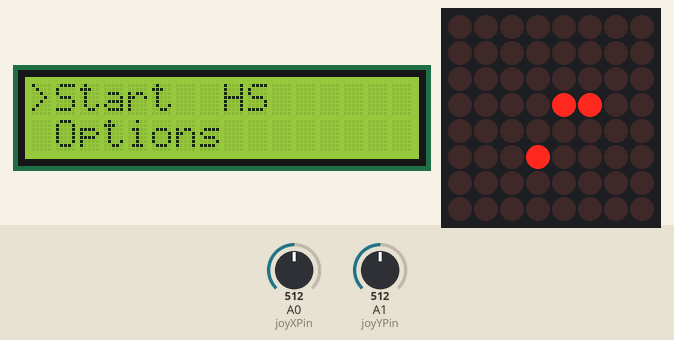
A sketch run on a simulated Arduino Uno, built with avr-gcc and run on an emulated ATmega328P. Shown: 16×2 character LCD, 8×8 LED matrix. The inputs (shaded band) are chosen by the test bench; at power-on: A1 (joyYPin) = 512, A0 (joyXPin) = 512. Random numbers use the default seed unless the sketch sets one.

Above: at 1.2 s.
1.3 s: A1 (joyYPin) set to 684
4.3 s: A1 (joyYPin) set to 710
At 4.8 s:
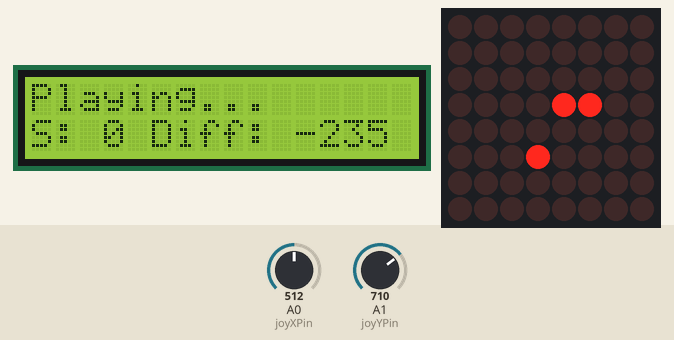
5.8 s: A0 (joyXPin) set to 710
At 9.2 s:
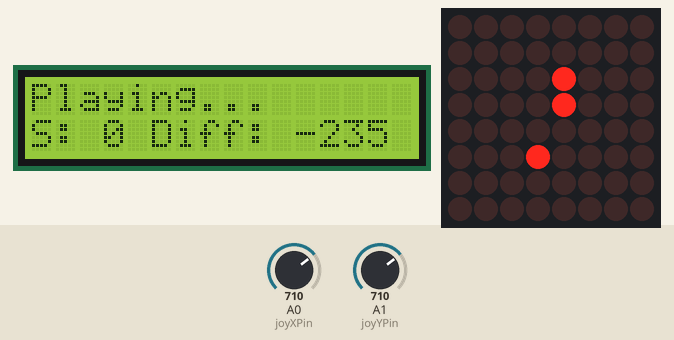
11.8 s: A0 (joyXPin) set to 691
14.2 s: A0 (joyXPin) set to 664
At 17.1 s:
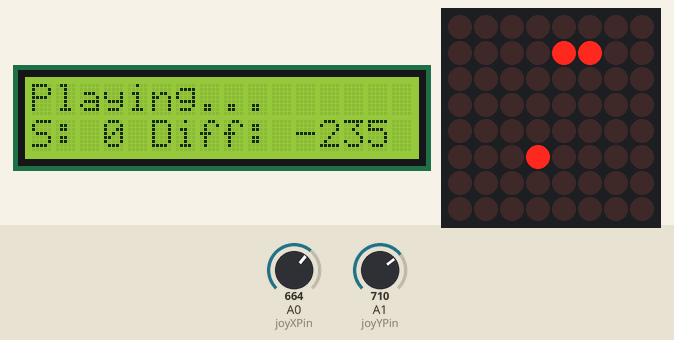
17.2 s: A0 (joyXPin) set to 716
At 21.9 s:
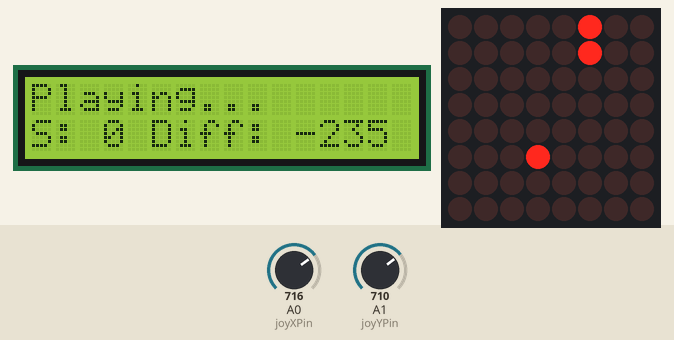
Timing chart, 0 to 23.4 s (numbered marks = the images above; inputs shaded):
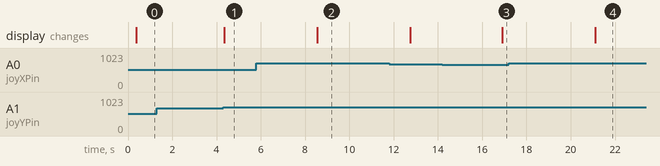

The sketch:

snake_game.ino
```cpp
#include <LedControl.h>

#include <LiquidCrystal.h>

#include <EEPROM.h>
//lcd pins


const int rsPin = 7;
const int ePin = 6;
const int d4Pin = 5;
const int d5Pin = 4;
const int d6Pin = 3;
const int d7Pin = 2;

//lcd init

LiquidCrystal lcd(rsPin, ePin, d4Pin, d5Pin, d6Pin, d7Pin);

/* Joystick PINs */
const int joyXPin = A0;
const int joyYPin = A1;
const int joySwitch   = 9;

bool joyMovedX = false;
bool joyMovedY = false;
int minThreshold = 300;
int maxThreshold = 700;

/* Display PINs */
const int clockPin = 11;
const int loadPin = 10;
const int dinPin = 12;

const int size = 8;
int advanceDelay = EEPROM.read(0);


int snake[size*size][2];
int length;
int food[2], v[2];
bool is_game_over = false;
long current_time;
long prev_advance;
int blink_count;
const short messageSpeed = 5;


LedControl lc = LedControl(dinPin, clockPin, loadPin, 1);

void init_game() {
  prev_advance = current_time = 0;
  blink_count = 3;
  int half = size / 2;
  length = size / 3;

  for (int i = 0; i < length; i++) {
      snake[i][0] = half - 1;
      snake[i][1] = half + i;
  }

  food[0] = half + 1;
  food[1] = half - 1;

  v[0] = 0;
  v[1] = -1;
}

void render() {
  for (int i = 0; i < length; i++) {
    lc.setLed(0, snake[i][0], snake[i][1], 1);
  }
  lc.setLed(0, food[0], food[1], 1);
}

void clearScreen() {
  for (int x = 0; x < size; x++) {
    for (int y = 0; y < size; y++) {
      lc.setLed(0, x, y, 0);
    }
  }
}

/**
 * moves the snake forward
 * returns true if the game is over
 */

int score=0;

bool advance() {
  int head[2] = {snake[0][0] + v[0], snake[0][1] + v[1]};

  /*if (head[0] < 0 || head[0] >= size) {

            delay(1000);
    showGameOverMessage();
      return true;
  }
  */
  /*
  if (head[1] < 0 || head[1] >= size) {

            delay(1000);
    showGameOverMessage();
      return true;
  }
  */
  for (int i = 0; i < length; i++) {
      if (snake[i][0] == head[0] && snake[i][1] == head[1]) {
            delay(1000);
        showGameOverMessage();
          return true;
      }
  }

  bool grow = (head[0] == food[0] && head[1] == food[1]);
  if (grow) {
      score++;
      length++;
      randomSeed(current_time);
      food[0] = random(size);
      food[1] = random(size);
  }

  for (int i = length - 1; i >= 0; i--) {
      snake[i + 1][0] = snake[i][0];
      snake[i + 1][1] = snake[i][1];
  }
  if(head[0] < 0){
    snake[0][0]=size-1;
  } else if(head[0] >= size){
    snake[0][0]=0;
  } else { snake[0][0] += v[0]; }
  //snake[0][1] += v[1];
  if(head[1] <0){
    snake[0][1]=size-1;
  } else if(head[1] >= size){
    snake[0][1]=0;
  } else {snake[0][1] +=v[1];}
  return false;
}

int menuState = 1;
int startMenuOption = 1;
//int prevStartMenuOption = 1;

int xValue;
int yValue;

void readJoy(){
   xValue = analogRead(joyXPin);
   if (xValue < minThreshold && joyMovedX == false && menuState==1 ) {
     if(startMenuOption<3){
      startMenuOption++;
    }
    joyMovedX = true;
  }
   if (xValue > maxThreshold && joyMovedX == false && menuState==1 ) {
    if(startMenuOption>1){
      startMenuOption--;
    }

    joyMovedX = true;
  }
  if (xValue >= minThreshold && xValue <= maxThreshold) {
    joyMovedX = false;
  }

  yValue = analogRead(joyYPin);
   if (yValue < minThreshold && joyMovedY == false ) {
     if(menuState>1){
      menuState--;
    }
    joyMovedY = true;
  }
   if (yValue > maxThreshold && joyMovedY == false ) {
    if(menuState<3){
      menuState++;
    }

    joyMovedY = true;
  }
  if (yValue >= minThreshold && yValue <= maxThreshold) {
    joyMovedY = false;
  }
}

bool inGame = false;
String username;
char incomingByte;
bool stringComplete=false;
int temp;
int address = 0;


void showMenu(){
  delay(25);
  if(menuState == 1){

    //if(startMenuOption!=prevStartMenuOption){
    if(menuState==1){
      if(startMenuOption == 1){
        lcd.clear();
        lcd.setCursor(0,0);
        lcd.print(">Start  HS");
        lcd.setCursor(0,1);
        lcd.print(" Options");
      }
        if(startMenuOption == 2){
        lcd.clear();
        lcd.setCursor(0,0);
        lcd.print(" Start >HS");
        lcd.setCursor(0,1);
        lcd.print(" Options");
      }
      if(startMenuOption == 3){
         lcd.clear();
        lcd.setCursor(0,0);
        lcd.print(" Start  HS");
        lcd.setCursor(0,1);
        lcd.print(">Options");
      }
    }
   }
   else if(menuState==2){
      if(startMenuOption == 1){
        lcd.clear();
        lcd.setCursor(0,0);
       // lcd.print("Playing...S:");
        //lcd.print(length-2);
        inGame=true;
      }
      if(startMenuOption == 2){
        lcd.clear();
        lcd.setCursor(0,0);
        lcd.print("Highscore: lol");
        lcd.setCursor(0,1);
        lcd.print("Username: ");
        lcd.print(username);
      }
      if(startMenuOption == 3){
        lcd.clear();
        lcd.setCursor(0,0);
        lcd.print("Difficulty: ");
        lcd.setCursor(0,1);
        lcd.print(20-advanceDelay);
      }
   } else if(menuState==3){
     if(startMenuOption == 1){
      menuState--;
     }
     if(startMenuOption == 2){
      lcd.print("Reading...");
      if (Serial.available() > 0) {
        incomingByte=Serial.read();
        username+=incomingByte;
        if(incomingByte=='\n'){
          stringComplete=true;
        }
      }
     }
      if(startMenuOption == 3){
      lcd.print("Reading...");
      if (Serial.available() > 0) {
        temp=Serial.parseInt();
        advanceDelay=20-temp;
        if(advanceDelay!=EEPROM.read(0))
            EEPROM.write(0,advanceDelay);
        }
      }
   }

}

int currentDelay=advanceDelay;
long startTime=0;
long currentTime;


void runGame(){
  if (!is_game_over) {
    clearScreen();
    render();
    currentTime=millis()/300;
    if((currentTime-startTime)>currentDelay&&currentDelay>1){
      currentDelay--;
      startTime=currentTime;
    }
    lcd.setCursor(0,0);
    lcd.print("Playing...");
    lcd.setCursor(0,1);
    lcd.print("            ");
    lcd.setCursor(0,1);
    lcd.print("S: ");
    lcd.print(score);
    lcd.print(" Diff: ");
    lcd.print(20-currentDelay);
    if (current_time - prev_advance > currentDelay) {
      is_game_over = advance();
      prev_advance = current_time;
    }
  } else {
    while (blink_count > 0) {
      clearScreen();
      delay(300);
      render();
      delay(300);
      blink_count--;

    }
  }
  readControls();
  current_time++;
}


/////////////////////////setup/////////////////////////////////
void setup() {
  lcd.setCursor(4, 1);
  lcd.begin(16,2);
  Serial.begin(9600);
  showMenu();

  pinMode(joySwitch, INPUT_PULLUP);
  pinMode(joyXPin, INPUT);
  pinMode(joyYPin, INPUT);
  attachInterrupt(digitalPinToInterrupt(joySwitch), restart, RISING);

  lc.shutdown(0, false);
  lc.setIntensity(0, 8);

  init_game();
  render();
}

///////////////////////////loop///////////////////////////////////

void loop() {
  //runGame();
  if(inGame==false){
    readJoy();
    showMenu();
  } else {
    runGame();
  }
}

void restart() {
  init_game();
  is_game_over = false;
}

void readControls() {
  int dx = map(analogRead(joyXPin), 0, 906, 2, -2);
  int dy = map(analogRead(joyYPin), 0, 906, -2, 2);
  if (dx != 0) {dx = dx / abs(dx);}
  if (dy != 0) {dy = dy / abs(dy);}

  if (dy != 0 && v[0] != 0) {
    v[0] = 0;
    v[1] = dy;
  }

  if (dx != 0 && v[1] != 0) {
    v[0] = dx;
    v[1] = 0;
  }

}

const PROGMEM bool gameOverMessage[8][90] = {
  {0,0,0,0,0,0,0,0,0,0,0,0,0,0,0,0,0,0,0,0,0,0,0,0,0,0,0,0,0,0,0,0,0,0,0,0,0,0,0,0,0,0,0,0,0,0,0,0,0,0,0,0,0,0,0,0,0,0,0,0,0,0,0,0,0,0,0,0,0,0,0,0,0,0,0,0,0,0,0,0,0,0,0,0,0,0,0,0,0},
  {0,0,0,0,0,0,0,0,0,1,1,1,1,0,0,0,0,1,1,1,1,0,0,0,1,1,0,0,0,1,1,0,0,1,1,1,1,1,1,0,0,0,0,0,0,0,1,1,1,1,0,0,0,1,1,0,0,1,1,0,0,1,1,1,1,1,1,0,0,1,1,1,1,1,0,0,0,0,1,1,0,0,0,0,0,0,0,0,0},
  {0,0,0,0,0,0,0,0,1,1,0,0,1,1,0,0,1,1,0,0,1,1,0,0,1,1,1,0,1,1,1,0,0,1,1,0,0,0,0,0,0,0,0,0,0,1,1,0,0,1,1,0,0,1,1,0,0,1,1,0,0,1,1,0,0,0,0,0,0,1,1,0,0,1,1,0,0,1,1,1,1,0,0,0,0,0,0,0,0},
  {0,0,0,0,0,0,0,0,1,1,0,0,0,0,0,0,1,1,0,0,1,1,0,0,1,1,1,1,1,1,1,0,0,1,1,0,0,0,0,0,0,0,0,0,0,1,1,0,0,1,1,0,0,1,1,0,0,1,1,0,0,1,1,0,0,0,0,0,0,1,1,0,0,1,1,0,0,1,1,1,1,0,0,0,0,0,0,0,0},
  {0,0,0,0,0,0,0,0,1,1,0,0,0,0,0,0,1,1,1,1,1,1,0,0,1,1,0,1,0,1,1,0,0,1,1,1,1,1,0,0,0,0,0,0,0,1,1,0,0,1,1,0,0,1,1,0,0,1,1,0,0,1,1,1,1,1,0,0,0,1,1,1,1,1,0,0,0,0,1,1,0,0,0,0,0,0,0,0,0},
  {0,0,0,0,0,0,0,0,1,1,0,1,1,1,0,0,1,1,0,0,1,1,0,0,1,1,0,0,0,1,1,0,0,1,1,0,0,0,0,0,0,0,0,0,0,1,1,0,0,1,1,0,0,1,1,0,0,1,1,0,0,1,1,0,0,0,0,0,0,1,1,1,1,0,0,0,0,0,1,1,0,0,0,0,0,0,0,0,0},
  {0,0,0,0,0,0,0,0,1,1,0,0,1,1,0,0,1,1,0,0,1,1,0,0,1,1,0,0,0,1,1,0,0,1,1,0,0,0,0,0,0,0,0,0,0,1,1,0,0,1,1,0,0,0,1,1,1,1,0,0,0,1,1,0,0,0,0,0,0,1,1,0,1,1,0,0,0,0,0,0,0,0,0,0,0,0,0,0,0},
  {0,0,0,0,0,0,0,0,0,1,1,1,1,0,0,0,1,1,0,0,1,1,0,0,1,1,0,0,0,1,1,0,0,1,1,1,1,1,1,0,0,0,0,0,0,0,1,1,1,1,0,0,0,0,0,1,1,0,0,0,0,1,1,1,1,1,1,0,0,1,1,0,0,1,1,0,0,0,1,1,0,0,0,0,0,0,0,0,0}
};
void showGameOverMessage() {
  for (int d = 0; d < sizeof(gameOverMessage[0]) - 7; d++) {
    for (int col = 0; col < 8; col++) {
      delay(messageSpeed);
      for (int row = 0; row < 8; row++) {
        // this reads the byte from the PROGMEM and displays it on the screen
        lc.setLed(0, row, col, pgm_read_byte(&(gameOverMessage[row][col + d])));
      }
    }
  }

}
```

Measured:
- the behaviour switches between 700 and 701 on A1 (joyYPin) (found by bisection; images 0 and 1)
- the behaviour switches between 680 and 679 on A0 (joyXPin) (found by bisection; images 2 and 3)
- after the input at 1.3 s, every drawn part: stays the same
- after the input at 4.3 s, the display: changes after 0.05 s (image 1)
